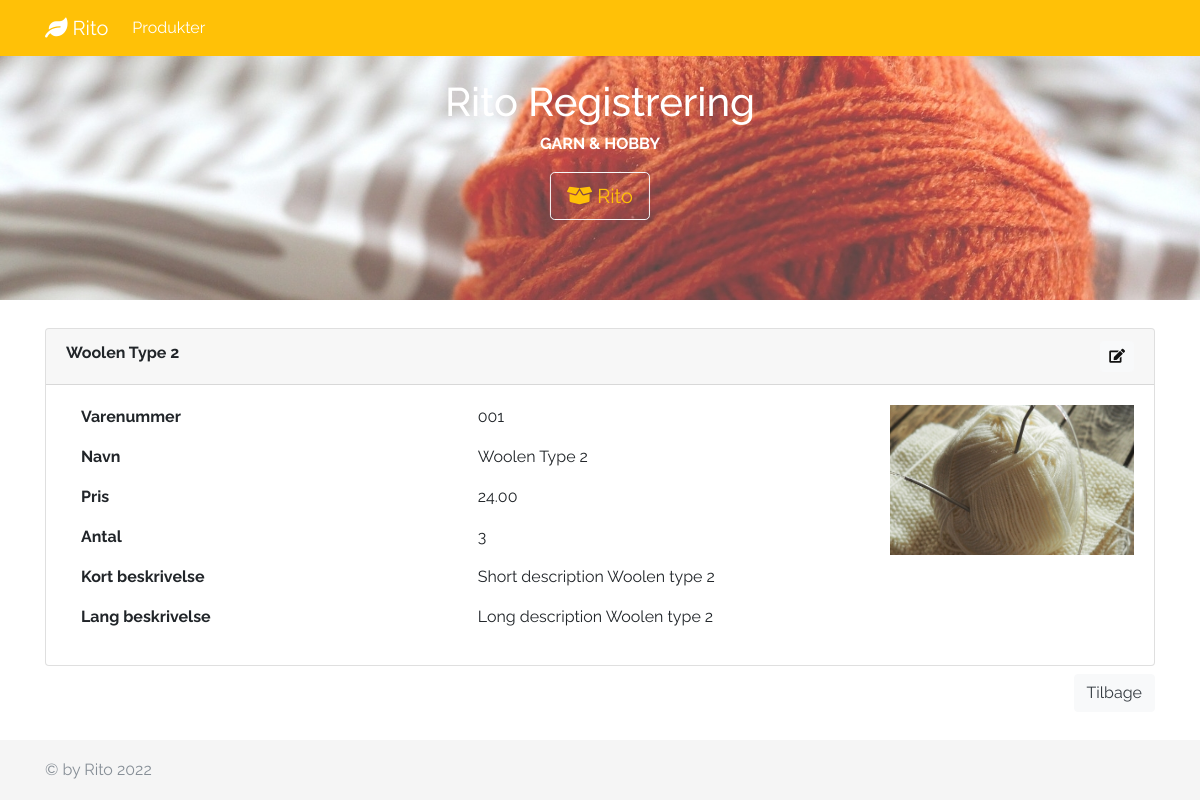
/show.php?id=1, run on the app's committed database.
### tables this page shows
CREATE TABLE `products` (
  `id` int(10) NOT NULL,
  `barcode` varchar(100) NOT NULL,
  `name` varchar(100) NOT NULL,
  `price` float NOT NULL,
  `qty` int(10) NOT NULL DEFAULT '0',
  `image` varchar(1024) DEFAULT NULL,
  `short_descript` text,
  `long_descript` text

);

### languages/den.php (called while the page is built)
<?php
$lang = array(
    'meta_title' => 'Rito i PHP and PDO',
    'meta_description' => 'Rito varer registrering',
    'meta_keywords' => 'Multi-Lingual,Blog,PHP,MySQLi',
    'author' => 'Sang',
    'english' => 'Engelsk',
    'danish' => 'Dansk',
    'logo' => 'Rito',
    'id' => 'ID',
    'Product details' => 'Produkt detaljer',
    'products' => 'Produkter',
    'product name' => 'Produkt navn',
    'product Data' => 'Produkt Data',
    'price' => 'Pris',
    'qty' => 'Antal',
    'image' => 'Billede',
    'view' => 'Vis',
    'update' => 'Opdate',
    'save' => 'Gem',
    'back' => 'Tilbage',
    '© by Rito' => '© by Rito',
    'add' => 'TIlføj Ny',
    'add new product' => 'Tilføj Ny Produkt',
    'edit' => 'redigere',
    'delete' => 'Slet',
    'cancel' => 'Annullere',
    'delete_text' => 'Er du sikker på, at du vil slette',
    'title' => 'Overskrift',
    'name' => 'Navn',
    'item_number' => 'Varenummer',
    'short_description' => 'Kort beskrivelse',
    'long_description' => 'Lang beskrivelse',
    'actions' => 'Handlinger',
    'rito' => 'Rito',
    'rito Registration' => 'Rito Registrering',
    'GARN & HOBBY' => 'GARN & HOBBY',
    'add_success' => 'Varen er blevet tilføjet',
    'add_fail' => 'Mislykket',
    'edit_success' => 'Opdateringen er gennemført',
    'edit_fail' => 'Opdateringen er mislykket',
    'delete_success' => 'Slettelsen er gennemført',
    'delete_fail' => 'Mislykket',
    'search_text' => 'Søg',
    'short_descript_text' => 'Angiv en kort beskrivelse',
    'long_descript_text' => 'Angiv en lang beskrivelse',
    'enter_item_number' => 'Angiv varenummer',
    'enter_product_name' => 'Intast produktnavn',
    'enter_product_price' => 'Angiv pris',
    'enter_product_qty' => 'Angiv antal',
    'image URL' => 'Billede URL'
);

### show.php (the view, shortened to what this page needs)
<?php
require("inc/db.php");
$id = $_GET['id'] ? intval($_GET['id']) : 0;
try {
    $sql = "SELECT * FROM products WHERE id =  :id LIMIT 1";
    $stmt = $conn->prepare($sql);
    $stmt->bindParam(":id", $id, PDO::PARAM_INT);
    $stmt->execute();
} catch (Exception $e) {
    echo "Error" . $e->getMessage();
    exit();
}
$product = $stmt->fetch();
?>
<?php include("inc/header.php") ?>
<div class="container mt-2">
    <div class="card">
        <div class="card-header">
            <strong><?= $product['name'] ?></strong>
            <a href="edit.php?id=<?= $product['id'] ?>" class="btn btn-sm btn-light float-right" data-bs-toggle="tooltip" data-bs-placement="bottom" title="Edit item"><i class="fa fa-edit"></i></a>
        </div>
        <div class="card-body">
            <div class="row">
                <div class="col-9">
                    <div class="container">
                        <div class="row mb-3 text-bold">
                            <div class="col">
                                <strong><?php echo $lang['item_number'] ?></strong>
                            </div>
                            <div class="col">
                                <?= $product['barcode'] ?>
                            </div>
                        </div>
                        <div class="row mb-3">
                            <div class="col">
                                <strong><?php echo $lang['name'] ?></strong>
                            </div>
                            <div class="col">
                                <?= $product['name'] ?>
                            </div>
                        </div>
                        <div class="row mb-3">
                            <div class="col">
                                <strong><?php echo $lang['price'] ?></strong>
                            </div>
                            <div class="col">
                                <?= number_format($product['price'], 2) ?>
                            </div>
                        </div>
                        <div class="row mb-3">
                            <div class="col">
                                <strong><?php echo $lang['qty'] ?></strong>
                            </div>
                            <div class="col">
                                <?= $product['qty'] ?>
                            </div>
                        </div>
                        <div class="row mb-3">
                            <div class="col">
                                <strong> <?php echo $lang['short_description'] ?></strong>
                            </div>
                            <div class="col">
                                <?= $product['short_descript'] ?>
                            </div>
                        </div>
                        <div class="row mb-3">
                            <div class="col">
                                <strong><?php echo $lang['long_description'] ?></strong>
                            </div>
                            <div class="col">
                                <?= $product['long_descript'] ?>
                            </div>
                        </div>
                    </div>
                </div>
                <div class="col-3">
                    <img src="<?= $product['image'] ?>" alt="<?= $product['name'] ?>" class="img-fluid" style="height: 150px; width:auto;">
                </div>
            </div>
        </div>
    </div>
    <a href="index.php" class="btn btn-light float-right text-dark mt-2" data-bs-toggle="tooltip" data-bs-placement="bottom" title="View items"> <?php echo $lang['back'] ?></a>
</div>
<br>
<?php include("inc/footer.php") ?>

### inc/header.php (shortened to what this page needs)
<!DOCTYPE html>
<html lang="en">
<head>
    <link href="https://cdn.jsdelivr.net/npm/bootstrap@5.0.1/dist/css/bootstrap.min.css" rel="stylesheet">
    <link href="css/bootstrap.min.css" rel="stylesheet">
    <link href="css/font-awesome.min.css" rel="stylesheet">
    <link rel="stylesheet" href="https://cdnjs.cloudflare.com/ajax/libs/font-awesome/5.15.3/css/all.min.css" />
    <link rel="stylesheet" href="css/style.css">
</head>
<body>
    <nav class="navbar navbar-expand-md navbar-dark bg-warning fixed-top">
        <div class="container">
            <a class="navbar-brand" href="index.php"><i class="fa fa-leaf"></i> <?php echo $lang['rito'] ?></a>
            <div class="collapse navbar-collapse" id="navbarsExampleDefault">
                <ul class="navbar-nav mr-auto">
                    <li class="nav-item active">
                        <a class="nav-link" href="index.php"> <?php echo $lang['products'] ?><span class="sr-only">(current)</span></a>
                    </li>
                </ul>
            </div>
        </div>
    </nav>
    <div class="hero-image">
        <div class="hero-text">
            <h1> <?php echo $lang['rito Registration'] ?> </h1>
            <p> <strong><?php echo $lang['GARN & HOBBY'] ?></strong></p>
            <a class="btn btn-outline-light btn-lg text-warning" href="index.php" role="button"><i class="fas fa-box-open"></i> <?php echo $lang['rito'] ?></a>
        </div>
    </div>

### inc/footer.php (shortened to what this page needs)
<footer class="footer">
    <div class="container">
        <span class="text-muted"><?php echo $lang['© by Rito'] ?> <?php echo date("Y"); ?></span>
    </div>
</footer>
</body>
</html>

### css/style.css (style rules this page uses)
html { position: relative; min-height: 100%; }
body { margin-bottom: 60px; font-family: 'Raleway', sans-serif; }
.footer { position: absolute; bottom: 0; width: 100%; height: 60px; line-height: 60px; background-color: #f5f5f5; }
body > .container { padding: 20px 15px 0; }
.footer > .container { padding-right: 15px; padding-left: 15px; }
.hero-image { background-image: url("../images/wool.jpg"); height: 300px; background-position: center; background-repeat: no-repeat; background-size: cover; position: relative; }
.hero-text { text-align: center; position: absolute; top: 50%; left: 50%; transform: translate(-50%, -50%); color: white; }

### data on the page
products: name "Woolen Type 2", barcode "001", price "24.00", qty "3", short_descript "Short description Woolen type 2", long_descript "Long description Woolen type 2", image (picture)

### other printed values
$lang['rito'] "Rito"
$lang['products'] "Produkter"
$lang['rito Registration'] "Rito Registrering"
$lang['GARN & HOBBY'] "GARN & HOBBY"
$lang['item_number'] "Varenummer"
$lang['name'] "Navn"
$lang['price'] "Pris"
$lang['qty'] "Antal"
$lang['short_description'] "Kort beskrivelse"
$lang['long_description'] "Lang beskrivelse"
$lang['back'] "Tilbage"
$lang['© by Rito'] "© by Rito"
